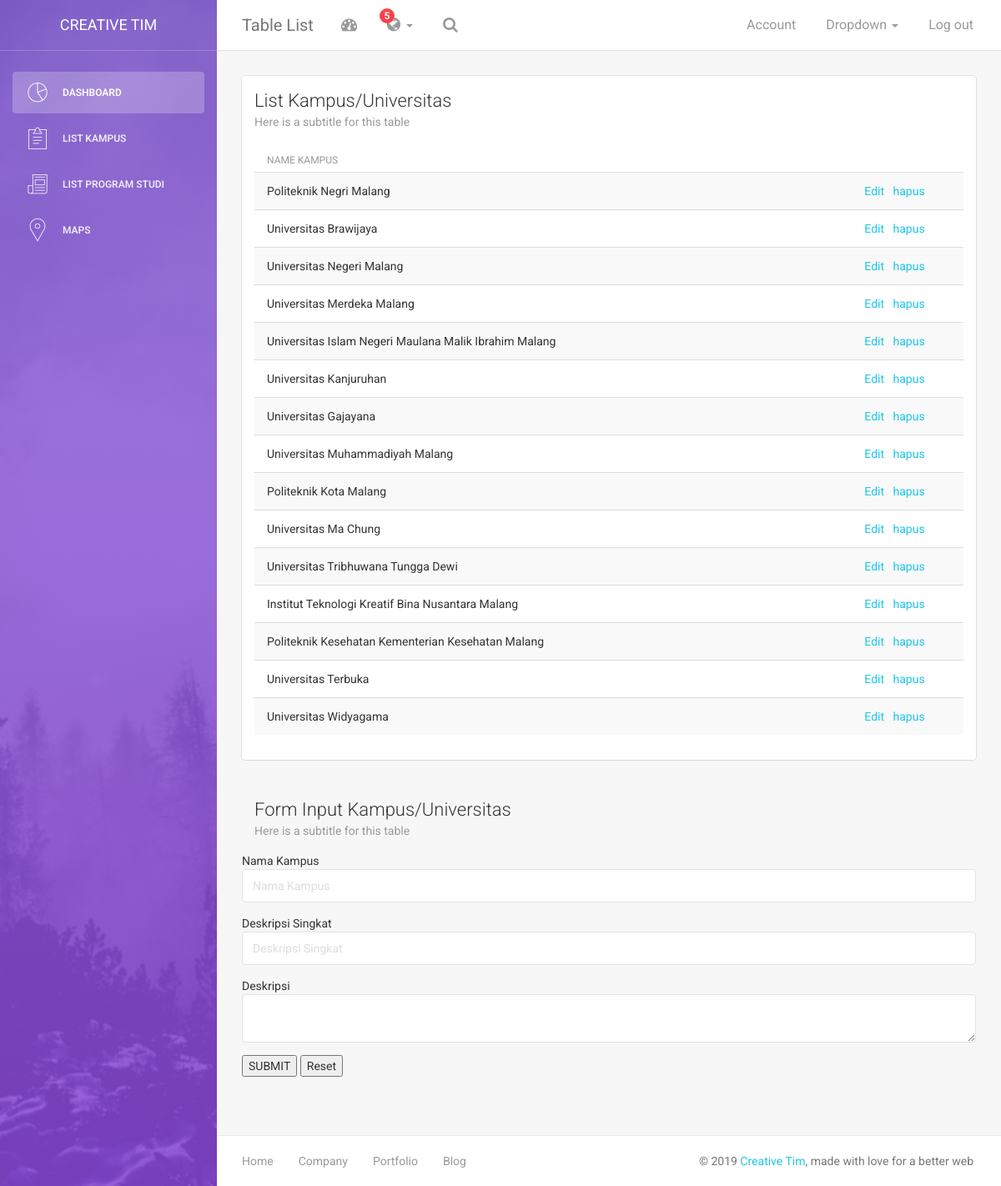
The page /table.php (signed in) on the database its author committed.
### tables this page shows
CREATE TABLE `kampus` (
  `id` int(11) NOT NULL,
  `nama_kampus` varchar(100) NOT NULL,
  `deskripsi` varchar(500) NOT NULL,
  `deskripsi_singkat` varchar(255) NOT NULL
);

### table.php (the view, shortened to what this page needs)
<!doctype html>
<html lang="en">
<head>
    <link href="assets/css/bootstrap.min.css" rel="stylesheet" />
    <link href="assets/css/animate.min.css" rel="stylesheet"/>
    <link href="assets/css/light-bootstrap-dashboard.css?v=1.4.0" rel="stylesheet"/>
    <link href="assets/css/demo.css" rel="stylesheet" />
    <link href="http://maxcdn.bootstrapcdn.com/font-awesome/4.2.0/css/font-awesome.min.css" rel="stylesheet">
    <link href="assets/css/pe-icon-7-stroke.css" rel="stylesheet" />
</head>
<body>
<div class="wrapper">
    <div class="sidebar" data-color="purple" data-image="assets/img/sidebar-5.jpg">
    	<div class="sidebar-wrapper">
        <div class="logo">
                <a href="http://www.creative-tim.com" class="simple-text">
                    Creative Tim
                </a>
            </div>
            <ul class="nav">
                <li class="active">
                    <a href="dashboard.php">
                        <i class="pe-7s-graph"></i>
                        <p>Dashboard</p>
                    </a>
                </li>
                <li>
                    <a href="#">
                        <i class="pe-7s-note2"></i>
                        <p>List Kampus</p>
                    </a>
                </li>
                <li>
                    <a href="typography.html">
                        <i class="pe-7s-news-paper"></i>
                        <p>List Program Studi</p>
                    </a>
                </li>
                <li>
                    <a href="maps.html">
                        <i class="pe-7s-map-marker"></i>
                        <p>Maps</p>
                    </a>
                </li>
            </ul>
    	</div>
    </div>
    <div class="main-panel">
		<nav class="navbar navbar-default navbar-fixed">
            <div class="container-fluid">
                <div class="navbar-header">
                    <a class="navbar-brand" href="#">Table List</a>
                </div>
                <div class="collapse navbar-collapse">
                    <ul class="nav navbar-nav navbar-left">
                        <li>
                            <a href="#" class="dropdown-toggle" data-toggle="dropdown">
                                <i class="fa fa-dashboard"></i>
                            </a>
                        </li>
                        <li class="dropdown">
                              <a href="#" class="dropdown-toggle" data-toggle="dropdown">
                                    <i class="fa fa-globe"></i>
                                    <b class="caret hidden-sm hidden-xs"></b>
                                    <span class="notification hidden-sm hidden-xs">5</span>
                              </a>
                        </li>
                        <li>
                           <a href="">
                                <i class="fa fa-search"></i>
                            </a>
                        </li>
                    </ul>
                    <ul class="nav navbar-nav navbar-right">
                        <li>
                           <a href="">
                               <p>Account</p>
                            </a>
                        </li>
                        <li class="dropdown">
                              <a href="#" class="dropdown-toggle" data-toggle="dropdown">
                                    <p>
										Dropdown
										<b class="caret"></b>
									</p>
                              </a>
                        </li>
                        <li>
                            <a href="#">
                                <p>Log out</p>
                            </a>
                        </li>
                    </ul>
                </div>
            </div>
        </nav>
        <div class="content">
            <div class="container-fluid">
                <div class="row">
                    <div class="col-md-12">
                        <div class="card">
                            <div class="header">
                                <h4 class="title">List Kampus/Universitas</h4>
                                <p class="category">Here is a subtitle for this table</p>
                                <div class="content table-responsive table-full-width">
                                <table class="table table-hover table-striped">
                                    <thead>
                                    	<th>Name Kampus</th>
                                    </thead>
                                    <tbody>
                                    <?php
                                        require_once 'db_connection/konek.php';
                                        $query = mysqli_query($con, "SELECT * FROM kampus");
                                        while($hasil  = mysqli_fetch_assoc($query)) {
                                    ?>
                                        <tr>
                                        	<td><?php echo $hasil['nama_kampus']?></td>
                                        	<td></td>
                                        	<td></td>
                                        	<td></td>
                                        	<td><center><a href="crud/edit_campus.php?id=<?php echo $hasil['id'];?>">Edit</a> &nbsp
                                                        <a href="crud/delete_campus.php?id=<?php echo $hasil['id'];?>">hapus</a>
                                                </center></td>
                                        </tr>
                                        <?php } ?>
                                    </tbody>
                                </table>
                            </div>
                            </div>
                        </div>
                    </div>
                    <div class="col-md-12">
                        <div class="card card-plain">
                            <div class="header">
                                <h4 class="title">Form Input Kampus/Universitas</h4>
                                <p class="category">Here is a subtitle for this table</p>
                            </div>
                            <div class="content table-responsive table-full-width">
                                <form method="POST" action="crud/input_campus.php">
                                    <div class="form-group">
                                        Nama Kampus
                                        <input type="text" class="form-control" id="nama_kampus" name="nama_kampus" placeholder="Nama Kampus">
                                    </div>
                                    <div class="form-group">
                                        Deskripsi Singkat
                                        <input type="text" class="form-control" id="deskripsi_singkat" name="deskripsi_singkat" placeholder="Deskripsi Singkat">
                                    </div>
                                    <div class="form-group">
                                        Deskripsi
                                        <textarea class="form-control" id="deskripsi" name="deskripsi"></textarea>
                                    </div>
                                        <input type="submit" value="SUBMIT" name="SUBMIT">
                                        <input type="reset">
                                </form>
                            </div>
                        </div>
                    </div>
                </div>
            </div>
        </div>
        <footer class="footer">
            <div class="container-fluid">
                <nav class="pull-left">
                    <ul>
                        <li>
                            <a href="#">
                                Home
                            </a>
                        </li>
                        <li>
                            <a href="#">
                                Company
                            </a>
                        </li>
                        <li>
                            <a href="#">
                                Portfolio
                            </a>
                        </li>
                        <li>
                            <a href="#">
                               Blog
                            </a>
                        </li>
                    </ul>
                </nav>
                <p class="copyright pull-right">
                    &copy; <script>document.write(new Date().getFullYear())</script> <a href="http://www.creative-tim.com">Creative Tim</a>, made with love for a better web
                </p>
            </div>
        </footer>
    </div>
</div>
</body>
</html>

### rows shown on the page
kampus: nama_kampus "Politeknik Negri Malang"
kampus: nama_kampus "Universitas Brawijaya"
kampus: nama_kampus "Universitas Negeri Malang"
kampus: nama_kampus "Universitas Merdeka Malang"
kampus: nama_kampus "Universitas Islam Negeri Maulana Malik Ibrahim Malang"
kampus: nama_kampus "Universitas Kanjuruhan"
kampus: nama_kampus "Universitas Gajayana"
kampus: nama_kampus "Universitas Muhammadiyah Malang"
kampus: nama_kampus "Politeknik Kota Malang"
kampus: nama_kampus "Universitas Ma Chung"
kampus: nama_kampus "Universitas Tribhuwana Tungga Dewi"
kampus: nama_kampus "Institut Teknologi Kreatif Bina Nusantara Malang"
kampus: nama_kampus "Politeknik Kesehatan Kementerian Kesehatan Malang"
kampus: nama_kampus "Universitas Terbuka"
kampus: nama_kampus "Universitas Widyagama"
